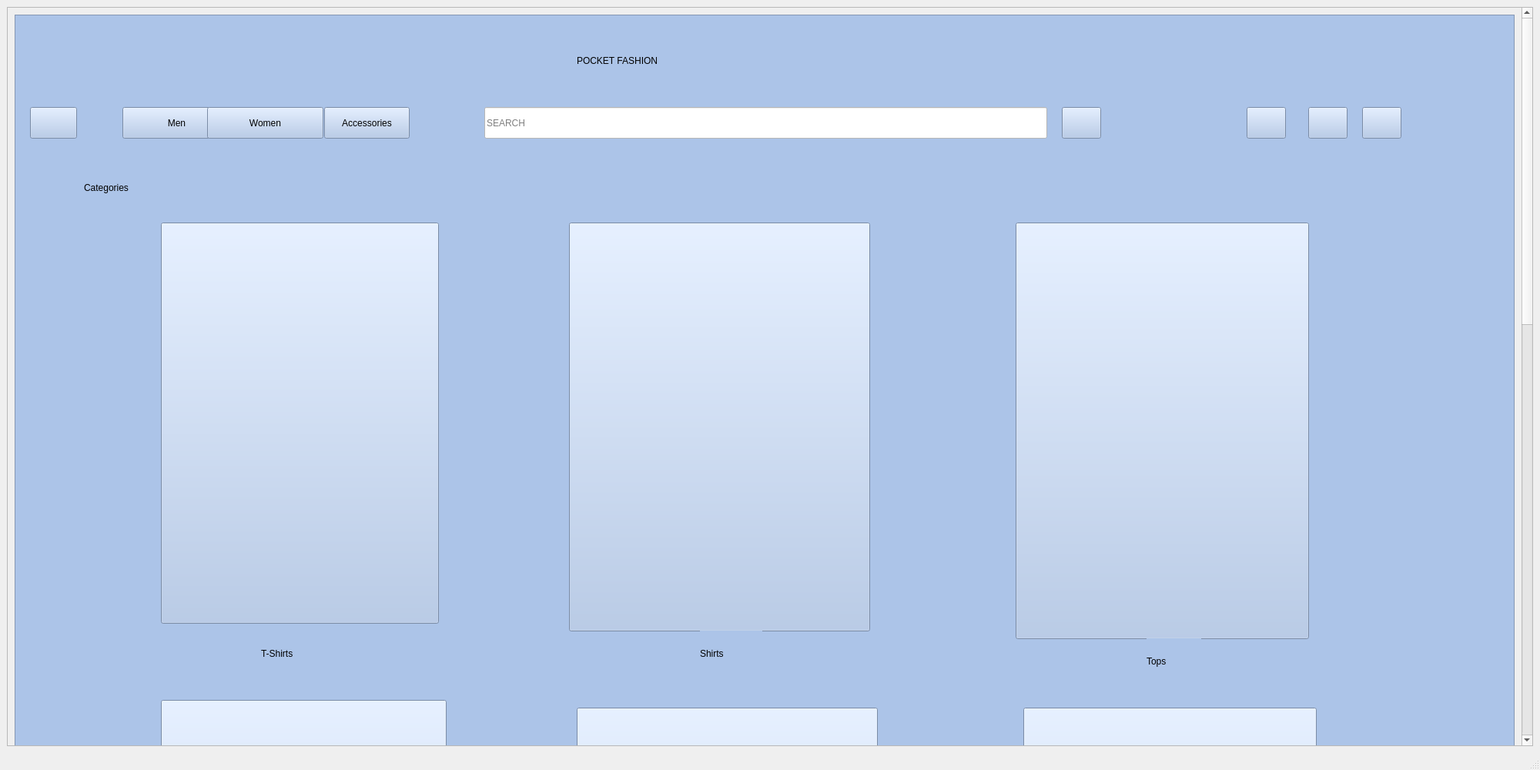
<?xml version="1.0" encoding="UTF-8"?>
<ui version="4.0">
 <class>MainWindow</class>
 <widget class="QMainWindow" name="MainWindow">
  <property name="geometry">
   <rect>
    <x>0</x>
    <y>0</y>
    <width>2000</width>
    <height>1000</height>
   </rect>
  </property>
  <property name="minimumSize">
   <size>
    <width>0</width>
    <height>0</height>
   </size>
  </property>
  <property name="windowTitle">
   <string>MainWindow</string>
  </property>
  <widget class="QWidget" name="centralwidget">
   <layout class="QHBoxLayout" name="horizontalLayout">
    <item>
     <widget class="QScrollArea" name="scrollArea">
      <property name="widgetResizable">
       <bool>true</bool>
      </property>
      <widget class="QWidget" name="scrollAreaWidgetContents">
       <property name="geometry">
        <rect>
         <x>0</x>
         <y>0</y>
         <width>1959</width>
         <height>2243</height>
        </rect>
       </property>
       <layout class="QHBoxLayout" name="horizontalLayout_2">
        <item>
         <widget class="QFrame" name="frame">
          <property name="minimumSize">
           <size>
            <width>0</width>
            <height>2225</height>
           </size>
          </property>
          <property name="styleSheet">
           <string notr="true">background-color: rgb(172, 196, 232);</string>
          </property>
          <property name="frameShape">
           <enum>QFrame::StyledPanel</enum>
          </property>
          <property name="frameShadow">
           <enum>QFrame::Raised</enum>
          </property>
          <widget class="QLabel" name="label">
           <property name="geometry">
            <rect>
             <x>730</x>
             <y>30</y>
             <width>441</width>
             <height>61</height>
            </rect>
           </property>
           <property name="styleSheet">
            <string notr="true">font: 75 32pt &quot;Times New Roman&quot;;</string>
           </property>
           <property name="text">
            <string>&lt;html&gt;&lt;head/&gt;&lt;body&gt;&lt;p&gt;POCKET FASHION&lt;/p&gt;&lt;/body&gt;&lt;/html&gt;</string>
           </property>
          </widget>
          <widget class="QLineEdit" name="lineEdit">
           <property name="geometry">
            <rect>
             <x>610</x>
             <y>120</y>
             <width>731</width>
             <height>41</height>
            </rect>
           </property>
           <property name="styleSheet">
            <string notr="true">background-color: rgb(255, 255, 255);</string>
           </property>
           <property name="placeholderText">
            <string>SEARCH</string>
           </property>
          </widget>
          <widget class="QLabel" name="label_2">
           <property name="geometry">
            <rect>
             <x>90</x>
             <y>190</y>
             <width>151</width>
             <height>71</height>
            </rect>
           </property>
           <property name="styleSheet">
            <string notr="true">font: 26pt &quot;Gabriola&quot;;</string>
           </property>
           <property name="text">
            <string>&lt;html&gt;&lt;head/&gt;&lt;body&gt;&lt;p&gt;Categories&lt;/p&gt;&lt;/body&gt;&lt;/html&gt;</string>
           </property>
          </widget>
          <widget class="QPushButton" name="tshirts">
           <property name="geometry">
            <rect>
             <x>190</x>
             <y>270</y>
             <width>361</width>
             <height>521</height>
            </rect>
           </property>
           <property name="text">
            <string/>
           </property>
           <property name="icon">
            <iconset>
             <normaloff>../../../Downloads/tshorts.png</normaloff>../../../Downloads/tshorts.png</iconset>
           </property>
           <property name="iconSize">
            <size>
             <width>600</width>
             <height>600</height>
            </size>
           </property>
          </widget>
          <widget class="QPushButton" name="shirts">
           <property name="geometry">
            <rect>
             <x>720</x>
             <y>270</y>
             <width>391</width>
             <height>531</height>
            </rect>
           </property>
           <property name="text">
            <string/>
           </property>
           <property name="icon">
            <iconset>
             <normaloff>../Women's front page/Shirts.png</normaloff>../Women's front page/Shirts.png</iconset>
           </property>
           <property name="iconSize">
            <size>
             <width>550</width>
             <height>550</height>
            </size>
           </property>
          </widget>
          <widget class="QPushButton" name="tops">
           <property name="geometry">
            <rect>
             <x>1300</x>
             <y>270</y>
             <width>381</width>
             <height>541</height>
            </rect>
           </property>
           <property name="text">
            <string/>
           </property>
           <property name="icon">
            <iconset>
             <normaloff>../Women's front page/Tops.png</normaloff>../Women's front page/Tops.png</iconset>
           </property>
           <property name="iconSize">
            <size>
             <width>550</width>
             <height>550</height>
            </size>
           </property>
          </widget>
          <widget class="QLabel" name="label_3">
           <property name="geometry">
            <rect>
             <x>320</x>
             <y>800</y>
             <width>111</width>
             <height>61</height>
            </rect>
           </property>
           <property name="styleSheet">
            <string notr="true">font: 26pt &quot;Gabriola&quot;;</string>
           </property>
           <property name="text">
            <string>&lt;html&gt;&lt;head/&gt;&lt;body&gt;&lt;p&gt;T-Shirts&lt;/p&gt;&lt;/body&gt;&lt;/html&gt;</string>
           </property>
          </widget>
          <widget class="QLabel" name="label_4">
           <property name="geometry">
            <rect>
             <x>890</x>
             <y>800</y>
             <width>81</width>
             <height>61</height>
            </rect>
           </property>
           <property name="styleSheet">
            <string notr="true">font: 26pt &quot;Gabriola&quot;;</string>
           </property>
           <property name="text">
            <string>&lt;html&gt;&lt;head/&gt;&lt;body&gt;&lt;p&gt;Shirts&lt;/p&gt;&lt;/body&gt;&lt;/html&gt;</string>
           </property>
          </widget>
          <widget class="QLabel" name="label_5">
           <property name="geometry">
            <rect>
             <x>1470</x>
             <y>810</y>
             <width>71</width>
             <height>61</height>
            </rect>
           </property>
           <property name="styleSheet">
            <string notr="true">font: 26pt &quot;Gabriola&quot;;</string>
           </property>
           <property name="text">
            <string>&lt;html&gt;&lt;head/&gt;&lt;body&gt;&lt;p&gt;Tops&lt;/p&gt;&lt;/body&gt;&lt;/html&gt;</string>
           </property>
          </widget>
          <widget class="QPushButton" name="hoodies">
           <property name="geometry">
            <rect>
             <x>190</x>
             <y>890</y>
             <width>371</width>
             <height>551</height>
            </rect>
           </property>
           <property name="text">
            <string/>
           </property>
           <property name="icon">
            <iconset>
             <normaloff>../Women's front page/S&amp;h.png</normaloff>../Women's front page/S&amp;h.png</iconset>
           </property>
           <property name="iconSize">
            <size>
             <width>550</width>
             <height>550</height>
            </size>
           </property>
          </widget>
          <widget class="QPushButton" name="shorts">
           <property name="geometry">
            <rect>
             <x>730</x>
             <y>900</y>
             <width>391</width>
             <height>551</height>
            </rect>
           </property>
           <property name="text">
            <string/>
           </property>
           <property name="icon">
            <iconset>
             <normaloff>../Women's front page/Jeans and SHORTS.png</normaloff>../Women's front page/Jeans and SHORTS.png</iconset>
           </property>
           <property name="iconSize">
            <size>
             <width>550</width>
             <height>550</height>
            </size>
           </property>
          </widget>
          <widget class="QPushButton" name="trousers">
           <property name="geometry">
            <rect>
             <x>1310</x>
             <y>900</y>
             <width>381</width>
             <height>551</height>
            </rect>
           </property>
           <property name="text">
            <string/>
           </property>
           <property name="icon">
            <iconset>
             <normaloff>../Women's front page/Joggers.png</normaloff>../Women's front page/Joggers.png</iconset>
           </property>
           <property name="iconSize">
            <size>
             <width>550</width>
             <height>550</height>
            </size>
           </property>
          </widget>
          <widget class="QLabel" name="label_6">
           <property name="geometry">
            <rect>
             <x>230</x>
             <y>1440</y>
             <width>301</width>
             <height>81</height>
            </rect>
           </property>
           <property name="styleSheet">
            <string notr="true">font: 26pt &quot;Gabriola&quot;;</string>
           </property>
           <property name="text">
            <string>&lt;html&gt;&lt;head/&gt;&lt;body&gt;&lt;p&gt;Sweatshirts &amp;amp; Hoodies&lt;/p&gt;&lt;/body&gt;&lt;/html&gt;</string>
           </property>
          </widget>
          <widget class="QLabel" name="label_7">
           <property name="geometry">
            <rect>
             <x>840</x>
             <y>1450</y>
             <width>191</width>
             <height>71</height>
            </rect>
           </property>
           <property name="styleSheet">
            <string notr="true">font: 26pt &quot;Gabriola&quot;;</string>
           </property>
           <property name="text">
            <string>&lt;html&gt;&lt;head/&gt;&lt;body&gt;&lt;p&gt;Jeans &amp;amp; Shorts&lt;/p&gt;&lt;/body&gt;&lt;/html&gt;</string>
           </property>
          </widget>
          <widget class="QLabel" name="label_8">
           <property name="geometry">
            <rect>
             <x>1390</x>
             <y>1450</y>
             <width>261</width>
             <height>61</height>
            </rect>
           </property>
           <property name="styleSheet">
            <string notr="true">font: 26pt &quot;Gabriola&quot;;</string>
           </property>
           <property name="text">
            <string>&lt;html&gt;&lt;head/&gt;&lt;body&gt;&lt;p&gt;Trousers &amp;amp; Joggers&lt;/p&gt;&lt;/body&gt;&lt;/html&gt;</string>
           </property>
          </widget>
          <widget class="QLabel" name="label_9">
           <property name="geometry">
            <rect>
             <x>840</x>
             <y>2120</y>
             <width>181</width>
             <height>61</height>
            </rect>
           </property>
           <property name="styleSheet">
            <string notr="true">font: 26pt &quot;Gabriola&quot;;</string>
           </property>
           <property name="text">
            <string>&lt;html&gt;&lt;head/&gt;&lt;body&gt;&lt;p&gt;Ethenic Wear&lt;/p&gt;&lt;/body&gt;&lt;/html&gt;</string>
           </property>
          </widget>
          <widget class="QPushButton" name="ethnic">
           <property name="geometry">
            <rect>
             <x>720</x>
             <y>1560</y>
             <width>411</width>
             <height>561</height>
            </rect>
           </property>
           <property name="text">
            <string/>
           </property>
           <property name="icon">
            <iconset>
             <normaloff>../Women's front page/Ethenic.png</normaloff>../Women's front page/Ethenic.png</iconset>
           </property>
           <property name="iconSize">
            <size>
             <width>600</width>
             <height>600</height>
            </size>
           </property>
          </widget>
          <widget class="QLabel" name="label_10">
           <property name="geometry">
            <rect>
             <x>10</x>
             <y>10</y>
             <width>111</width>
             <height>91</height>
            </rect>
           </property>
           <property name="text">
            <string/>
           </property>
           <property name="pixmap">
            <pixmap>../../../Downloads/pf.png</pixmap>
           </property>
          </widget>
          <widget class="QPushButton" name="pushButton_10">
           <property name="geometry">
            <rect>
             <x>1360</x>
             <y>120</y>
             <width>51</width>
             <height>41</height>
            </rect>
           </property>
           <property name="text">
            <string/>
           </property>
           <property name="icon">
            <iconset>
             <normaloff>../../../Downloads/feather (1)/search.svg</normaloff>../../../Downloads/feather (1)/search.svg</iconset>
           </property>
           <property name="iconSize">
            <size>
             <width>32</width>
             <height>32</height>
            </size>
           </property>
          </widget>
          <widget class="QPushButton" name="pushButton_5">
           <property name="geometry">
            <rect>
             <x>1600</x>
             <y>120</y>
             <width>51</width>
             <height>41</height>
            </rect>
           </property>
           <property name="text">
            <string/>
           </property>
           <property name="icon">
            <iconset>
             <normaloff>../../../Downloads/feather (1)/heart.svg</normaloff>../../../Downloads/feather (1)/heart.svg</iconset>
           </property>
           <property name="iconSize">
            <size>
             <width>32</width>
             <height>32</height>
            </size>
           </property>
          </widget>
          <widget class="QPushButton" name="pushButton_6">
           <property name="geometry">
            <rect>
             <x>1680</x>
             <y>120</y>
             <width>51</width>
             <height>41</height>
            </rect>
           </property>
           <property name="text">
            <string/>
           </property>
           <property name="icon">
            <iconset>
             <normaloff>../../../Downloads/feather (1)/shopping-cart.svg</normaloff>../../../Downloads/feather (1)/shopping-cart.svg</iconset>
           </property>
           <property name="iconSize">
            <size>
             <width>32</width>
             <height>32</height>
            </size>
           </property>
          </widget>
          <widget class="QPushButton" name="login">
           <property name="geometry">
            <rect>
             <x>1750</x>
             <y>120</y>
             <width>51</width>
             <height>41</height>
            </rect>
           </property>
           <property name="text">
            <string/>
           </property>
           <property name="icon">
            <iconset>
             <normaloff>../../../Downloads/feather (1)/log-in.svg</normaloff>../../../Downloads/feather (1)/log-in.svg</iconset>
           </property>
           <property name="iconSize">
            <size>
             <width>32</width>
             <height>32</height>
            </size>
           </property>
          </widget>
          <widget class="QPushButton" name="men">
           <property name="geometry">
            <rect>
             <x>140</x>
             <y>120</y>
             <width>141</width>
             <height>41</height>
            </rect>
           </property>
           <property name="styleSheet">
            <string notr="true">font: 16pt &quot;Gabriola&quot;;</string>
           </property>
           <property name="text">
            <string>Men</string>
           </property>
          </widget>
          <widget class="QPushButton" name="pushButton_2">
           <property name="geometry">
            <rect>
             <x>250</x>
             <y>120</y>
             <width>151</width>
             <height>41</height>
            </rect>
           </property>
           <property name="styleSheet">
            <string notr="true">font: 16pt &quot;Gabriola&quot;;</string>
           </property>
           <property name="text">
            <string>Women</string>
           </property>
          </widget>
          <widget class="QPushButton" name="accessories">
           <property name="geometry">
            <rect>
             <x>402</x>
             <y>120</y>
             <width>111</width>
             <height>41</height>
            </rect>
           </property>
           <property name="styleSheet">
            <string notr="true">font: 16pt &quot;Gabriola&quot;;</string>
           </property>
           <property name="text">
            <string>Accessories</string>
           </property>
          </widget>
          <widget class="QPushButton" name="back">
           <property name="geometry">
            <rect>
             <x>20</x>
             <y>120</y>
             <width>61</width>
             <height>41</height>
            </rect>
           </property>
           <property name="text">
            <string/>
           </property>
           <property name="icon">
            <iconset>
             <normaloff>../../../Downloads/feather (1)/chevron-left.svg</normaloff>../../../Downloads/feather (1)/chevron-left.svg</iconset>
           </property>
           <property name="iconSize">
            <size>
             <width>32</width>
             <height>32</height>
            </size>
           </property>
          </widget>
         </widget>
        </item>
       </layout>
      </widget>
     </widget>
    </item>
   </layout>
  </widget>
  <widget class="QStatusBar" name="statusbar"/>
 </widget>
 <resources/>
 <connections/>
</ui>
